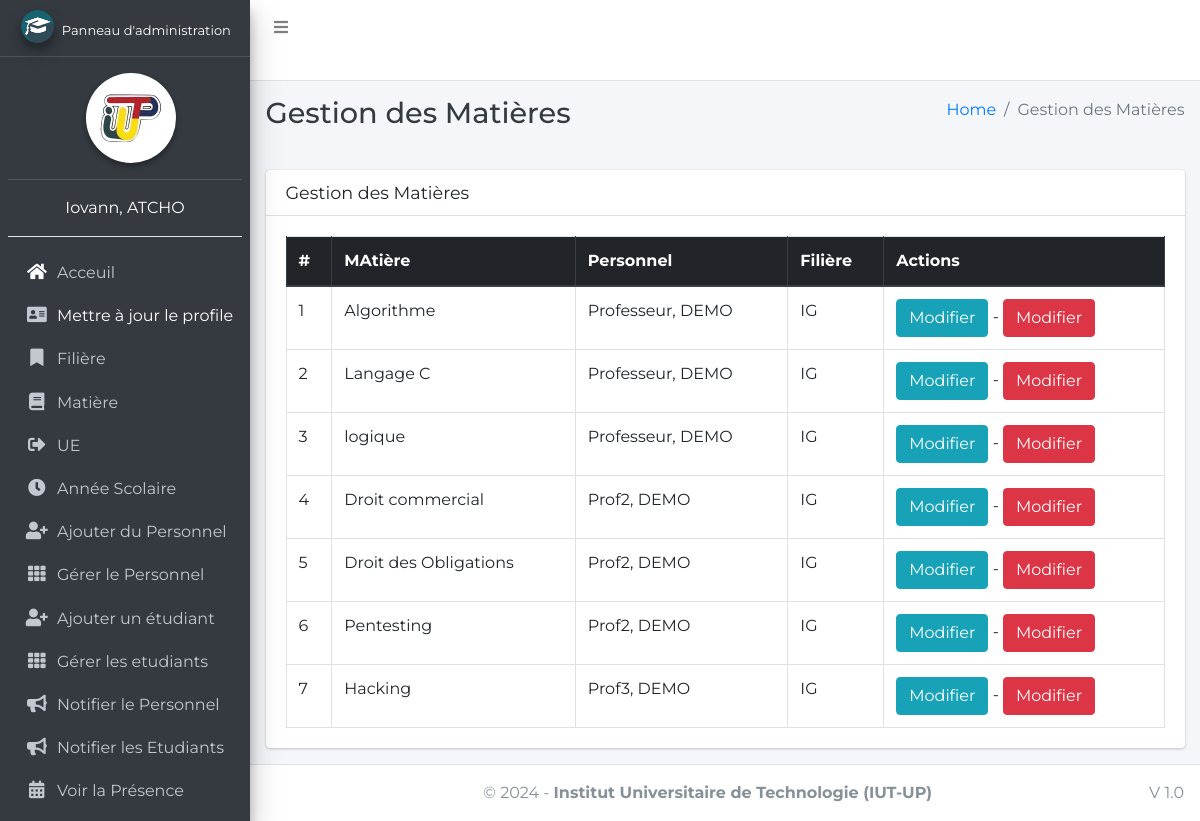
The app's page /subject/manage/ (signed in) with its own data.
### main_app/models.py (models this page shows, shortened)
class CustomUser(AbstractUser):
    USER_TYPE = ((1, "HOD"), (2, "Staff"), (3, "Student"))
    GENDER = [("M", "Male"), ("F", "Female")]
    username = None  # Removed username, using email instead
    email = models.EmailField(unique=True)
    user_type = models.CharField(default=1, choices=USER_TYPE, max_length=1)
    gender = models.CharField(max_length=1, choices=GENDER)
    profile_pic = models.ImageField()
    address = models.TextField()
    fcm_token = models.TextField(default="")  # For firebase notifications
    created_at = models.DateTimeField(auto_now_add=True)
    updated_at = models.DateTimeField(auto_now=True)
    USERNAME_FIELD = "email"
    REQUIRED_FIELDS = []
    objects = CustomUserManager()
    def __str__(self):
        return self.last_name + ", " + self.first_name

class Subject(models.Model):
    name = models.CharField(max_length=120)
    staff = models.ForeignKey(Staff,on_delete=models.CASCADE,)
    course = models.ForeignKey(Course, on_delete=models.CASCADE)
    years = models.ForeignKey(Years, on_delete=models.DO_NOTHING, null=True)
    updated_at = models.DateTimeField(auto_now=True)
    created_at = models.DateTimeField(auto_now_add=True)

class Staff(models.Model):
    course = models.ForeignKey(Course, on_delete=models.DO_NOTHING, null=True, blank=False)
    admin = models.OneToOneField(CustomUser, on_delete=models.CASCADE)

class Course(models.Model):
    name = models.CharField(max_length=120)
    cycle = models.ForeignKey(Cycle, on_delete=models.DO_NOTHING, null=True)
    created_at = models.DateTimeField(auto_now_add=True)
    updated_at = models.DateTimeField(auto_now=True)

### main_app/hod_views.py (the view)
# urls.py: path("subject/manage/", hod_views.manage_subject, name='manage_subject'),
def manage_subject(request):
    subjects = Subject.objects.all()
    context = {
        'subjects': subjects,
        'page_title': 'Gestion des Matières'
    }
    return render(request, "hod_template/manage_subject.html", context)

### main_app/templates/hod_template/manage_subject.html
{% extends 'main_app/base.html' %}
{% load static %}
{% block page_title %}{{page_title}}{% endblock page_title %}
{% block content %}
<section class="content">
    <div class="container-fluid">
        <div class="row">
            <div class="col-md-12">
                <div class="card">
                    <div class="card-header">
                        <h3 class="card-title">{{page_title}}</h3>
                    </div>
                    <div class="card-body">
                        <table id="example2" class="table table-bordered table-hover">
                            <thead class="thead-dark">
                                <tr>
                                    <th>#</th>
                                    <th>MAtière</th>
                                    <th>Personnel</th>
                                    <th>Filière</th>
                                    <th>Actions</th>
                                </tr>
                            </thead>
                            <tbody>
                                {% for subject in subjects %}
                                <tr>
                                    <td>{{ forloop.counter }}</td>
                                    <td>{{subject.name}}</td>
                                    <td>{{subject.staff.admin}}</td>
                                    <td>{{subject.course.name}}</td>
                                    <td>
                                        <a href="{% url 'edit_subject' subject.id %}" class="btn btn-info">Modifier</a> -
                                        <a href="{% url 'delete_subject' subject.id %}" onclick="return confirm('Êtes vous sûr de faire cela ?')" class="btn btn-danger">Modifier</a>
                                    </td>
                                </tr>
                                {% endfor %}
                            </tbody>
                        </table>
                    </div>
                </div>
            </div>
        </div>
    </div>
</section>
{% endblock content %}

### main_app/templates/main_app/sidebar_template.html (shortened to what this page needs)
{% load static %}
<aside class="main-sidebar elevation-4 sidebar-dark-info">
    {% if request.user.user_type == '1' %}
    <a href="{% url 'admin_home' %}" class="brand-link">
        <img src="{% static 'dist/img/cmsl.png' %} " alt="AdminLTE Logo"
            class="brand-image img-circle elevation-3" >
        <span class="brand-text fw-bold text-white" style="font-size: small;">Panneau d'administration</span>
    </a>
    <div class="sidebar">
        <div class="user-panel mt-3 pb-3 mb-3 text-center">
            <div class="image text-center ">
                <img src="{% static 'dist/img/logoiut.png' %}" class="img-circle elevation-2 bg-white w-50" alt="User Image">
            </div>
        </div>
        <div class="info  text-center">
            <a href="#" class="d-block text-white">{{user}}</a>
            <hr class="bg-white">
        </div>
        <nav class="mt-2">
            <ul class="nav nav-pills nav-sidebar flex-column" data-widget="treeview" role="menu" data-accordion="false">
                <li class="nav-item">
                    {% url 'admin_home' as admin_home %}
                    <a href="{{admin_home}}" class="nav-link {% if admin_home == request.path %} active {% endif %}">
                        <i class="nav-icon fas fa-home text-white"></i>
                        <p>
                            Acceuil
                        </p>
                    </a>
                </li>
                <li class="nav-item">
                    {% url 'admin_view_profile' as admin_view_profile %}
                    <a href="{{admin_view_profile}}"
                        class="nav-link {% if admin_view_profile == request.path %} active {% endif %}">
                        <i class="nav-icon fas fa-address-card"></i>
                        <p class="text-white">
                            Mettre à jour le profile
                        </p>
                    </a>
                </li>
                <li class="nav-item has-treeview">
                    <a href="#" class="nav-link">
                        <i class="nav-icon fas fa-bookmark"></i>
                        <p>
                            Filière
                        </p>
                    </a>
                </li>
                <li class="nav-item has-treeview">
                    <a href="#" class="nav-link">
                        <i class="nav-icon fas fa-book"></i>
                        <p>
                            Matière
                        </p>
                    </a>
                </li>
                <li class="nav-item has-treeview">
                    <a href="#" class="nav-link">
                        <i class="nav-icon fas fa-sign-out-alt"></i>
                        <p>
                            UE
                        </p>
                    </a>
                </li>
                <li class="nav-item has-treeview">
                    <a href="#" class="nav-link">
                        <i class="nav-icon fas fa-clock"></i>
                        <p>
                            Année Scolaire
                        </p>
                    </a>
                </li>
                <li class="nav-item">
                    {% url 'add_staff' as add_staff %}
                    <a href="{{add_staff}}" class="nav-link {% if add_staff == request.path %} active {% endif %}">
                        <i class="nav-icon fas fa-user-plus"></i>
                        <p>
                            Ajouter du Personnel
                        </p>
                    </a>
                </li>
                <li class="nav-item">
                    {% url 'manage_staff' as manage_staff %}
                    {% url 'edit_staff' staff_id as edit_staff %}
                    <a href="{{manage_staff}}"
                        class="nav-link {% if manage_staff == request.path or request.path == edit_staff %} active {% endif %}">
                        <i class="nav-icon fas fa-th"></i>
                        <p>
                            Gérer le Personnel
                        </p>
                    </a>
                </li>
                <li class="nav-item">
                    {% url 'add_student' as add_student%}
                    <a href="{{add_student}}" class="nav-link  {% if add_student == request.path %} active {% endif %}">
                        <i class="nav-icon fas fa-user-plus"></i>
                        <p>
                            Ajouter un étudiant
                        </p>
                    </a>
                </li>
                <li class="nav-item">
                    {% url 'manage_student' as manage_student %}
                    {% url 'edit_student' student_id as edit_student %}
                    <a href="{{manage_student}}"
                        class="nav-link  {% if edit_student == request.path or manage_student == request.path %} active {% endif %}">
                        <i class="nav-icon fas fa-th"></i>
                        <p>
                            Gérer les etudiants
                        </p>
                    </a>
                </li>
                <li class="nav-item">
                    {% url 'admin_notify_staff' as admin_notify_staff %}
                    <a href="{{admin_notify_staff}}"
                        class="nav-link {% if admin_notify_staff == request.path %} active {% endif %}">
                        <i class="nav-icon fas fa-bullhorn"></i>
                        <p>
                            Notifier le Personnel
                        </p>
                    </a>
                </li>
                <li class="nav-item">
                    {% url 'admin_notify_student' as admin_notify_student %}
                    <a href="{{admin_notify_student}}"
                        class="nav-link {% if admin_notify_student == request.path %} active {% endif %}">
                        <i class="nav-icon fas fa-bullhorn"></i>
                        <p>
                            Notifier les Etudiants
                        </p>
                    </a>
                </li>
                <li class="nav-item">
                    {% url 'admin_view_attendance' as admin_view_attendance %}
                <li class="nav-item">
                    <a href="{{admin_view_attendance}}"
                        class="nav-link  {% if admin_view_attendance == request.path %} active {% endif %}">
                        <i class="nav-icon fas fa-calendar-alt"></i>
                        <p>
                            Voir la Présence
                        </p>
                    </a>
                </li>
                                        {% endif %}
                                    </ul>
                                </nav>
                            </div>
</aside>

### main_app/templates/main_app/base.html (style rules this page uses)
body { font-family: 'Montserrat', sans-serif; }

### records on screen
CustomUser: last_name+first_name "Iovann, ATCHO"
Subject: name "Algorithme", staff.admin "Professeur, DEMO", course.name "IG"
Subject: name "Langage C", staff.admin "Professeur, DEMO", course.name "IG"
Subject: name "logique", staff.admin "Professeur, DEMO", course.name "IG"
Subject: name "Droit commercial", staff.admin "Prof2, DEMO", course.name "IG"
Subject: name "Droit des Obligations", staff.admin "Prof2, DEMO", course.name "IG"
Subject: name "Pentesting", staff.admin "Prof2, DEMO", course.name "IG"
Subject: name "Hacking", staff.admin "Prof3, DEMO", course.name "IG"

### other values on screen
{{ page_title }} "Gestion des Matières"
